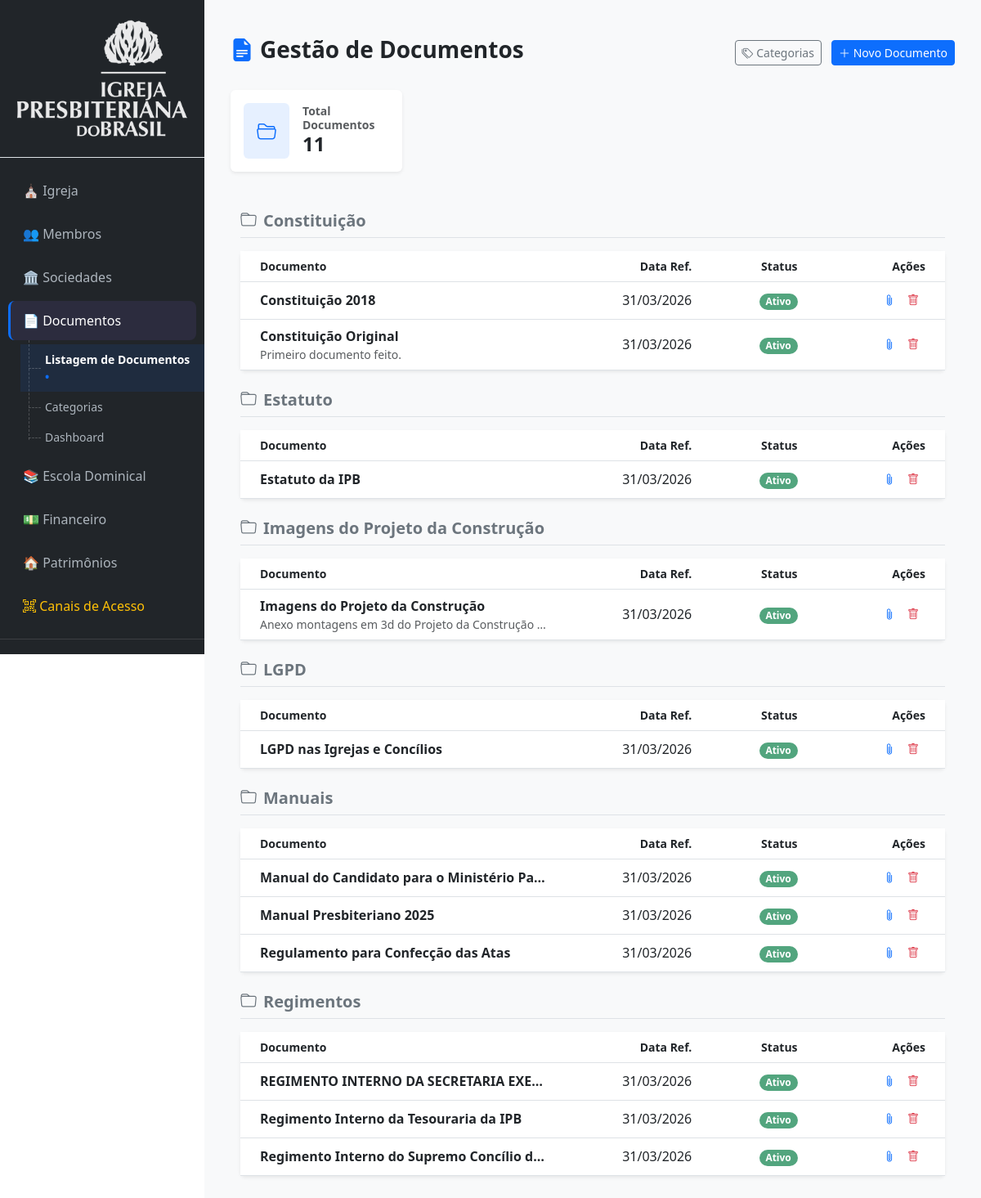
The app's page /documentos (signed in) with its own data.
### tables this page shows
CREATE TABLE `documentos` (
  `documento_id` int(11) NOT NULL,
  `documento_igreja_id` int(11) DEFAULT NULL,
  `documento_documento_categoria_id` int(11) DEFAULT NULL,
  `documento_nome` varchar(150) DEFAULT NULL,
  `documento_descricao` text DEFAULT NULL,
  `documento_data_referencia` date DEFAULT NULL,
  `documento_status` enum('ativo','arquivado','cancelado') DEFAULT NULL
);

CREATE TABLE `documentos_categorias` (
  `documento_categoria_id` int(11) NOT NULL,
  `documento_categoria_igreja_id` int(11) DEFAULT NULL,
  `documento_categoria_nome` varchar(100) DEFAULT NULL
);

### app/Controllers/DocumentosController.php (called while the page is built, shortened)
<?php
class DocumentosController extends Controller
{
    private $model;
    public function __construct()
    {
        $this->model = new Documento();
    }
	public function index()
	{
		$igrejaId = $_SESSION['usuario_igreja_id'];
		$documentosAgrupados = $this->model->listarAgrupado($igrejaId);
		$categorias = $this->model->getCategorias($igrejaId);
		$totalDocs = 0;
		foreach($documentosAgrupados as $cat) {
			$totalDocs += count($cat);
		}
		$this->view('documentos/index', [
			'documentosAgrupados' => $documentosAgrupados,
			'categorias'          => $categorias,
			'totalDocs'           => $totalDocs
		]);
	}
}

### app/Core/Router.php (called while the page is built, shortened)
<?php
require_once __DIR__ . '/Autoload.php';
class Router
{
    public function run()
    {
        $url = $this->getUrl();
		$method = $url[1] ?? 'index';
        $params = array_slice($url, 2);
        $controller = new $controllerClass();
        call_user_func_array([$controller, $method], $params);
    }
    private function getUrl()
    {
        if (!empty($_GET['url'])) {
            $url = rtrim($_GET['url'], '/');
            $url = filter_var($url, FILTER_SANITIZE_URL);
            return explode('/', $url);
        }
        return [];
    }
}

### public/index.php (called while the page is built, shortened)
<?php
require_once '../app/Core/Router.php';
$router = new Router();
$router->run();

### app/Core/Autoload.php (called while the page is built, shortened)
<?php
spl_autoload_register(function ($class) {
    $prefix = 'App\\';
    $base_dir = __DIR__ . '/../';
    $len = strlen($prefix);
    $relative_class = substr($class, $len);
    $file = $base_dir . str_replace('\\', '/', $relative_class) . '.php';
});

### config/database.php (called while the page is built)
<?php
return [
    'host'   => '127.0.0.1',
    'port'   => '3306',
    'dbname' => 'EKKLESIA',
    'user'   => 'root',
    'pass'   => 'NovaSenhaForteAqui',
];

### app/Core/Database.php (called while the page is built, shortened)
<?php
class Database
{
    private static ?PDO $instance = null;
    public static function getInstance(): PDO
    {
        if (self::$instance === null) {
            $config = require __DIR__ . '/../../config/database.php';
            $dsn = "mysql:host={$config['host']};port={$config['port']};dbname={$config['dbname']};charset=utf8mb4";
            try {
                self::$instance = new PDO(
                    $dsn,
                    $config['user'],
                    $config['pass'],
                    [
                        PDO::ATTR_ERRMODE => PDO::ERRMODE_EXCEPTION,
                        PDO::ATTR_DEFAULT_FETCH_MODE => PDO::FETCH_ASSOC,
                        PDO::ATTR_EMULATE_PREPARES => false,
                        PDO::MYSQL_ATTR_INIT_COMMAND => "SET time_zone = '-03:00'"
                    ]
                );
            } catch (PDOException $e) {
                die("Erro ao conectar no banco: " . $e->getMessage());
            }
        }
        return self::$instance;
    }
}

### app/Models/Documento.php (called while the page is built, shortened)
<?php
class Documento
{
    private $db;
    public function __construct()
    {
        $this->db = Database::getInstance();
    }
	public function listarAgrupado($igrejaId)
	{
		$sql = "SELECT d.*, c.documento_categoria_nome
				FROM documentos d
				LEFT JOIN documentos_categorias c ON d.documento_documento_categoria_id = c.documento_categoria_id
				WHERE d.documento_igreja_id = ?
				ORDER BY c.documento_categoria_nome ASC, d.documento_data_referencia DESC";
		$stmt = $this->db->prepare($sql);
		$stmt->execute([$igrejaId]);
		$rows = $stmt->fetchAll(\PDO::FETCH_ASSOC);
		$agrupado = [];
		foreach ($rows as $row) {
			$categoria = $row['documento_categoria_nome'] ?? 'Sem Categoria';
			$agrupado[$categoria][] = $row;
		}
		return $agrupado;
	}
}

### app/Views/paginas/documentos/index.php (the view, shortened to what this page needs)
<div class="container-fluid py-4">
    <div class="d-flex justify-content-between align-items-center mb-4">
        <h3 class="fw-bold"><i class="bi bi-file-earmark-text-fill me-2 text-primary"></i>Gestão de Documentos</h3>
        <div>
            <button class="btn btn-outline-secondary btn-sm me-2" data-bs-toggle="modal" data-bs-target="#modalCategoria">
                <i class="bi bi-tags"></i> Categorias
            </button>
            <button class="btn btn-primary btn-sm" data-bs-toggle="modal" data-bs-target="#modalNovoDocumento">
                <i class="bi bi-plus-lg"></i> Novo Documento
            </button>
        </div>
    </div>
    <div class="row g-3 mb-4">
        <div class="col-md-3">
            <div class="card border-0 shadow-sm p-3">
                <div class="d-flex align-items-center">
                    <div class="flex-shrink-0 bg-primary bg-opacity-10 p-3 rounded text-primary">
                        <i class="bi bi-folder2-open fs-4"></i>
                    </div>
                    <div class="flex-grow-1 ms-3">
                        <h6 class="mb-0 text-muted small uppercase fw-bold">Total Documentos</h6>
                        <h4 class="mb-0 fw-bold"><?= $totalDocs ?></h4>
                    </div>
                </div>
            </div>
        </div>
    </div>
	<div class="container-fluid py-4">
		<?php if(!empty($documentosAgrupados)): ?>
			<?php foreach($documentosAgrupados as $categoria => $lista): ?>
				<div class="mb-4">
					<h5 class="fw-bold text-secondary border-bottom pb-2 mb-3">
						<i class="bi bi-folder me-2"></i><?= htmlspecialchars($categoria) ?>
					</h5>
					<div class="card shadow-sm border-0 mb-4">
						<div class="card-body p-0">
							<div class="table-responsive">
								<table class="table table-hover align-middle mb-0 table-fixed">
									<thead class="bg-light text-muted small">
										<tr>
											<th class="ps-4 col-doc">Documento</th>
											<th class="text-end col-data">Data Ref.</th>
											<th class="text-end col-status">Status</th>
											<th class="text-end pe-4 col-acoes">Ações</th>
										</tr>
									</thead>
									<tbody>
										<?php foreach($lista as $doc): ?>
										<tr>
											<td class="ps-4">
												<div class="fw-bold text-truncate-custom"><?= htmlspecialchars($doc['documento_nome']) ?></div>
												<small class="text-muted d-block text-truncate-custom">
													<?= mb_strimwidth($doc['documento_descricao'], 0, 80, "...") ?>
												</small>
											</td>
											<td class="text-end"><?= date('d/m/Y', strtotime($doc['documento_data_referencia'])) ?></td>
											<td class="text-end">
												<span class="badge rounded-pill bg-success opacity-75 small">Ativo</span>
											</td>
											<td class="text-end pe-4">
												<div class="btn-group">
													<button class="btn btn-sm btn-outline-primary border-0" onclick="verArquivos(<?= $doc['documento_id'] ?>)" title="Ver Anexos">
														<i class="bi bi-paperclip"></i>
													</button>
													<button class="btn btn-sm btn-outline-danger border-0" onclick="excluirDocumento(<?= $doc['documento_id'] ?>)" title="Excluir Documento">
														<i class="bi bi-trash"></i>
													</button>
												</div>
											</td>
										</tr>
										<?php endforeach; ?>
									</tbody>
								</table>
							</div>
						</div>
					</div>
				</div>
			<?php endforeach; ?>
		<?php endif; ?>
	</div>
</div>

### app/Views/paginas/documentos/index.php (style rules this page uses)
.table-fixed { table-layout: fixed; width: 100%; }
.col-doc { width: 45%; }
.col-data { width: 20%; }
.col-status { width: 15%; }
.col-acoes { width: 20%; }
.text-truncate-custom { white-space: nowrap; overflow: hidden; text-overflow: ellipsis; }

### records on screen
documentos: documento_nome "Constituição 2018", documento_data_referencia "31/03/2026"
documentos: documento_nome "Constituição Original", documento_descricao "Primeiro documento feito.", documento_data_referencia "31/03/2026"
documentos: documento_nome "Estatuto da IPB", documento_data_referencia "31/03/2026"
documentos: documento_nome "Imagens do Projeto da Construção", documento_descricao "Anexo montagens em 3d do Projeto da Construção…", documento_data_referencia "31/03/2026"
documentos: documento_nome "LGPD nas Igrejas e Concílios", documento_data_referencia "31/03/2026"
documentos: documento_nome "Manual do Candidato para o Ministério Pa…", documento_data_referencia "31/03/2026"
documentos: documento_nome "Manual Presbiteriano 2025", documento_data_referencia "31/03/2026"
documentos: documento_nome "Regulamento para Confecção das Atas", documento_data_referencia "31/03/2026"
documentos: documentos_categorias.documento_categoria_nome "Regimentos", documento_nome "Regimento Interno do Supremo Concílio d…", documento_data_referencia "31/03/2026"
documentos: documento_nome "REGIMENTO INTERNO DA SECRETARIA EXE…", documento_data_referencia "31/03/2026"
documentos: documento_nome "Regimento Interno da Tesouraria da IPB", documento_data_referencia "31/03/2026"

### other values on screen
$totalDocs "11"
$categoria "Constituição"
$categoria "Estatuto"
$categoria "Imagens do Projeto da Construção"
$categoria "LGPD"
$categoria "Manuais"
